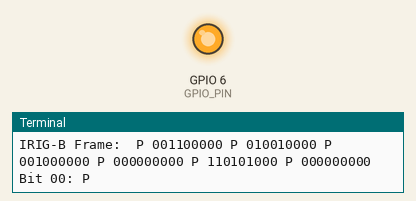
A program run on a simulated Raspberry Pi (BCM pin numbers). Shown: output pins drawn as LEDs (lit = HIGH), the last lines printed to the terminal. The clock reads 2024-03-15 10:24:30 at power-on unless the program sets it.

Above: at 0.4 s.
At 24.6 s:
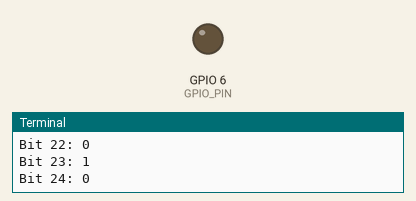
Timing chart, 0 to 26.0 s (numbered marks = the images above):
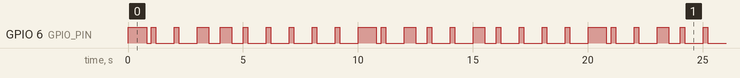

The program:

main.py
```python
import pigpio
import time
from datetime import datetime

GPIO_PIN = 6

BIT_LENGTH = 1 # in seconds

# Connect to pigpio daemon
pi = pigpio.pi()
if not pi.connected:
    raise RuntimeError("Could not connect to pigpio daemon. Is 'pigpiod' running?")

pi.set_mode(GPIO_PIN, pigpio.OUTPUT)

def bcd_encode(value, bits):
    """Encode a decimal value into a fixed-length BCD boolean list."""
    num_digits = (bits + 3) // 4
    bcd = []
    for digit in reversed(f"{value:0{num_digits}d}"):
        bits4 = [bool(int(b)) for b in f"{int(digit):04b}"]
        bcd = bits4 + bcd
    return bcd[-bits:]

def generate_irig_b_frame():
    frame = [False] * 60

    now = datetime.utcnow()
    seconds   = now.second
    minutes   = now.minute
    hours     = now.hour
    day_of_yr = now.timetuple().tm_yday

    print(f"\nEncoding time (UTC): {now.strftime('%Y-%m-%d %H:%M:%S')} | Day of Year: {day_of_yr}")

    # Position identifiers (every 10th bit)
    for pos in range(0, 60, 10):
        frame[pos] = True

    # BCD fields
    frame[1:9]   = bcd_encode(seconds, 8)
    frame[10:18] = bcd_encode(minutes, 8)
    frame[20:28] = bcd_encode(hours,   8)

    day_bcd = bcd_encode(day_of_yr, 17)      # exactly 17 bits
    hi = day_bcd[:10]                        # first 10 bits
    lo = day_bcd[10:]
    if len(lo) < 9:
        lo += [False] * (9 - len(lo))        # pad to 9 bits
    frame[30:40] = hi
    frame[40:49] = lo

    assert len(frame) == 60, f"Frame is {len(frame)} bits instead of 60"

    # debug print of full frame, marking position bits as P
    def mark_bit(i, b):
        if i % 10 == 0:
            return ' P '
        return '1' if b else '0'

    frame_str = ''.join(mark_bit(i, b) for i, b in enumerate(frame))
    print("IRIG-B Frame:", frame_str)

    return frame

def send_irig_b_frame(frame):
    for i, bit in enumerate(frame):
        # print bit info
        if i % 10 == 0:
            print(f"Bit {i:02d}: P")
            pi.write(GPIO_PIN, 1)
            time.sleep(BIT_LENGTH * 0.8)
            pi.write(GPIO_PIN, 0)
            time.sleep(BIT_LENGTH * 0.2)
        elif bit:
            print(f"Bit {i:02d}: 1")
            pi.write(GPIO_PIN, 1)
            time.sleep(BIT_LENGTH * 0.5)
            pi.write(GPIO_PIN, 0)
            time.sleep(BIT_LENGTH * 0.5)
        else:
            print(f"Bit {i:02d}: 0")
            pi.write(GPIO_PIN, 1)
            time.sleep(BIT_LENGTH * 0.2)
            pi.write(GPIO_PIN, 0)
            time.sleep(BIT_LENGTH * 0.8)

try:
    while True:
        frame = generate_irig_b_frame()
        send_irig_b_frame(frame)
        print(f"Frame complete; restarting next {BIT_LENGTH * 60 * 1000} milliseconds...")

except KeyboardInterrupt:
    print("Interrupted by user.")

finally:
    pi.write(GPIO_PIN, 0)
    pi.stop()
```

Measured:
- by itself, GPIO 6 (GPIO_PIN): moves between LOW and HIGH, repeating every 20.0 s
- by itself, everything shown: repeats every 20.0 s, in 40 steps
